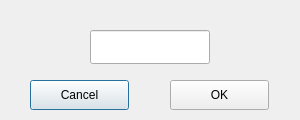
<?xml version="1.0" encoding="UTF-8"?>
<ui version="4.0">
 <class>Dialog</class>
 <widget class="QDialog" name="Dialog">
  <property name="geometry">
   <rect>
    <x>0</x>
    <y>0</y>
    <width>300</width>
    <height>120</height>
   </rect>
  </property>
  <property name="minimumSize">
   <size>
    <width>300</width>
    <height>120</height>
   </size>
  </property>
  <property name="maximumSize">
   <size>
    <width>300</width>
    <height>120</height>
   </size>
  </property>
  <property name="windowTitle">
   <string>New color</string>
  </property>
  <widget class="QLineEdit" name="lineEdit">
   <property name="geometry">
    <rect>
     <x>90</x>
     <y>30</y>
     <width>120</width>
     <height>34</height>
    </rect>
   </property>
  </widget>
  <widget class="QPushButton" name="pushButton_cancel">
   <property name="geometry">
    <rect>
     <x>30</x>
     <y>80</y>
     <width>99</width>
     <height>30</height>
    </rect>
   </property>
   <property name="text">
    <string>Cancel</string>
   </property>
  </widget>
  <widget class="QPushButton" name="pushButton_ok">
   <property name="geometry">
    <rect>
     <x>170</x>
     <y>80</y>
     <width>99</width>
     <height>30</height>
    </rect>
   </property>
   <property name="text">
    <string>OK</string>
   </property>
  </widget>
 </widget>
 <resources/>
 <connections/>
</ui>
